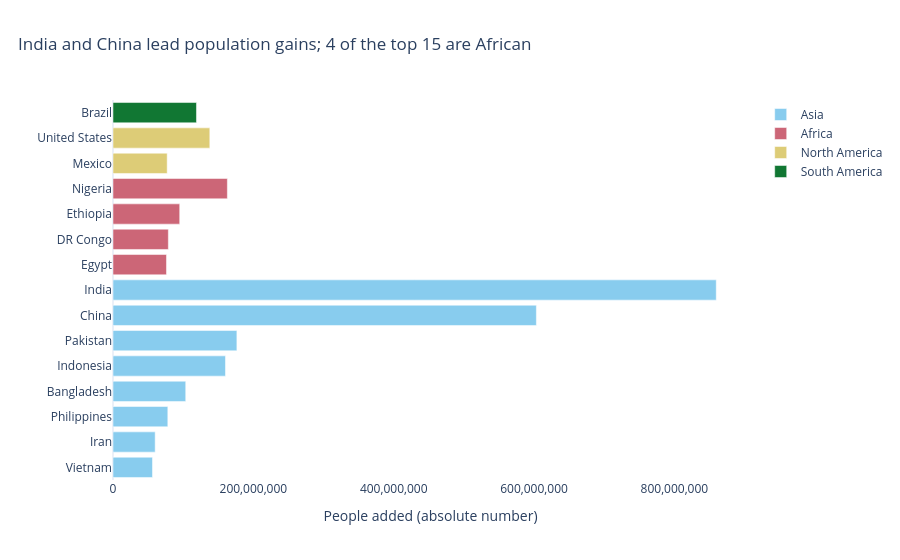

The code cell stored with this chart in its notebook:
### Markdown cell above
**Chart choice & justification:** *Which chart did you choose, and why? Justify design choices.

*YOUR ANSWER HERE*:- I use a sorted horizontal bar chart because the task is to rank 15 countries by the number of additional people. Sorting from largest to smallest makes comparisons and the cut-off easy to read; continent colour identifies which of the leading countries are in Africa.

### Code cell
# Q2
# YOUR CODE HERE

# Q2 — 15 countries with the largest absolute population increase
df_q2 = df.copy()
df_q2['People added (1970–2022)'] = (
    df_q2['2022 Population'] - df_q2['1970 Population']
)
top15 = df_q2.nlargest(15, 'People added (1970–2022)').sort_values(
    'People added (1970–2022)', ascending=True
)
africa_count = (top15['Continent'] == 'Africa').sum()

fig = px.bar(
    top15, x='People added (1970–2022)', y='Country',
    orientation='h', color='Continent',
    title=f'India and China lead population gains; {africa_count} of the top 15 are African',
    labels={'People added (1970–2022)': 'Additional people, 1970–2022',
            'Country': '', 'Continent': 'Continent'},
    color_discrete_sequence=px.colors.qualitative.Safe
)
fig.update_layout(template='plotly_white', title_x=0.02,
                  xaxis_title='People added (absolute number)', yaxis_title='',
                  legend_title_text='')
fig.update_xaxes(showgrid=False, tickformat=',')
fig.update_yaxes(showgrid=False)
fig.show()

print(f'African countries in the top 15: {africa_count}')
print(top15.sort_values('People added (1970–2022)', ascending=False)[
    ['Country', 'Continent', 'People added (1970–2022)']
].to_string(index=False))

### Figure 1 — Plotly figure (JSON) as saved in the notebook; plotly's stock layout.template omitted (floating-point values rounded to 4 significant figures)
{"data": [{"hovertemplate": "Continent=Asia<br>Additional people, 1970–2022=%{x}<br>=%{y}<extra></extra>", "legendgroup": "Asia", "marker": {"color": "rgb(136, 204, 238)", "pattern": {"shape": ""}}, "name": "Asia", "orientation": "h", "showlegend": true, "textposition": "auto", "type": "bar", "x": [56258007, 60100865, 78123423, 103644512, 160272945, 176533990, 603352887, 859671872], "xaxis": "x", "y": ["Vietnam", "Iran", "Philippines", "Bangladesh", "Indonesia", "Pakistan", "China", "India"], "yaxis": "y"}, {"hovertemplate": "Continent=Africa<br>Additional people, 1970–2022=%{x}<br>=%{y}<extra></extra>", "legendgroup": "Africa", "marker": {"color": "rgb(204, 102, 119)", "pattern": {"shape": ""}}, "name": "Africa", "orientation": "h", "showlegend": true, "textposition": "auto", "type": "bar", "x": [76208117, 78858479, 95071678, 162971948], "xaxis": "x", "y": ["Egypt", "DR Congo", "Ethiopia", "Nigeria"], "yaxis": "y"}, {"hovertemplate": "Continent=North America<br>Additional people, 1970–2022=%{x}<br>=%{y}<extra></extra>", "legendgroup": "North America", "marker": {"color": "rgb(221, 204, 119)", "pattern": {"shape": ""}}, "name": "North America", "orientation": "h", "showlegend": true, "textposition": "auto", "type": "bar", "x": [77214819, 137961517], "xaxis": "x", "y": ["Mexico", "United States"], "yaxis": "y"}, {"hovertemplate": "Continent=South America<br>Additional people, 1970–2022=%{x}<br>=%{y}<extra></extra>", "legendgroup": "South America", "marker": {"color": "rgb(17, 119, 51)", "pattern": {"shape": ""}}, "name": "South America", "orientation": "h", "showlegend": true, "textposition": "auto", "type": "bar", "x": [118943623], "xaxis": "x", "y": ["Brazil"], "yaxis": "y"}], "layout": {"barmode": "relative", "legend": {"title": {"text": ""}, "tracegroupgap": 0}, "title": {"text": "India and China lead population gains; 4 of the top 15 are African", "x": 0.02}, "xaxis": {"anchor": "y", "domain": [0, 1], "showgrid": false, "tickformat": ",", "title": {"text": "People added (absolute number)"}}, "yaxis": {"anchor": "x", "domain": [0, 1], "showgrid": false, "title": {"text": ""}}}}
